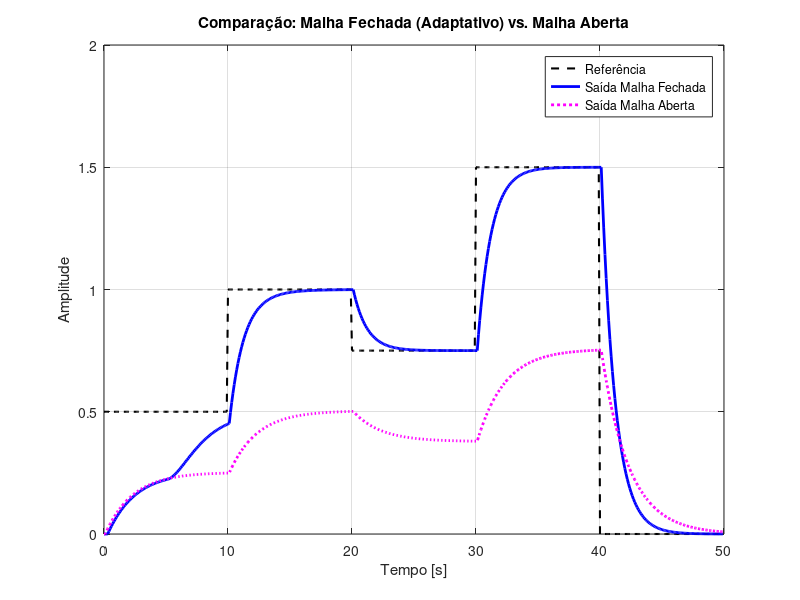

This figure's MATLAB source: (Note: this script raises an error after producing the figure.)
clear;
clc;
close all;

fs = 10;
T = 1/fs;

% Planta
R1=9.96*10^3;
R2=9.79*10^3;
C=448*10^-6;
K = R1/(R1+R2);
Tau = C*R1*R2/(R1+R2);
c =-exp(-T/Tau);
a1 = c;
b1 = K*(1+c);
tau_linha = Tau/2;
Kp = 1;
cp = -exp(-T/tau_linha);

% Sinal de entrada
tmax = 50;
tempo = 0:T:(tmax-T);
N = numel(tempo);

r = zeros(1,N);
r(tempo < 10) = 0.5;
r(tempo >= 10 & tempo < 20) = 1;
r(tempo >= 20 & tempo < 30) = 0.75;
r(tempo >= 30 & tempo < 40) = 1.5;
r(tempo >= 40 & tempo < 50) = 0;

% === MALHA FECHADA (COM CONTROLE ADAPTATIVO DAHLIN + MQR) ===
y = zeros(1,N);
u = zeros(1,N);
e = zeros(1,N);

rho = 500;
P = rho * eye(2);
v = zeros(2,1);
theta = zeros(2,N);
lambda = 0.95;

for k = 3:N-1
    % Saída do sistema
    y(k) = b1*u(k-2) - a1*y(k-1);

    % Estimador MQR
    v = [u(k-2); -y(k-1)];
    h = (P * v) / (lambda + v' * P * v);
    theta(:, k) = theta(:, k-1) + h * (y(k) - v.' * theta(:, k-1));
    P = (1/lambda) * (P - (P * v * v' * P) / (lambda + v' * P * v));

    % Sinal de erro
    e(k) = r(k) - y(k);

    % Controlador
    if (tempo(k) <= 5)
        u(k) = r(k);
    else
        b1e = theta(1,k);
        a1e = theta(2,k);

        % Controlador Dahlin adaptativo
        alfa1 = (Kp * (1 + cp)) / b1e;
        alfa2 = (a1e * Kp * (1 + cp)) / b1e;
        alfa3 = -cp;
        alfa4 = Kp * (1 + cp);
        u(k) = alfa3*u(k-1) + alfa4*u(k-2) + alfa1*e(k) + alfa2*e(k-1);
    end
end

% === MALHA ABERTA ===
y_oa = zeros(1,N);  % saída malha aberta
u_oa = r;           % entrada direta

for k = 3:N
    y_oa(k) = b1*u_oa(k-2) - a1*y_oa(k-1);
end

% === Gráfico 1: Comparação das respostas ===
figure;
plot(tempo, r, 'k--', 'LineWidth', 1.5); hold on;
plot(tempo, y, 'b-', 'LineWidth', 2);
plot(tempo, y_oa, 'm:', 'LineWidth', 2);
xlabel('Tempo [s]');
ylabel('Amplitude');
title('Comparação: Malha Fechada (Adaptativo) vs. Malha Aberta');
legend('Referência', 'Saída Malha Fechada', 'Saída Malha Aberta');
grid on;

% === Gráfico 2: Sinal de erro e controle (Malha Fechada) ===
figure;
yyaxis left;
plot(tempo, e, 'r', 'LineWidth', 1.5);
ylabel('Erro');

yyaxis right;
plot(tempo, u, 'g', 'LineWidth', 1.5);
ylabel('Sinal de Controle');

xlabel('Tempo [s]');
title('Sinal de Erro e Controle (Malha Fechada)');
legend('Erro', 'Controle');
grid on;

% === Gráfico 3: Estimativas dos parâmetros (MQR) ===
figure;
plot(tempo, theta(1,:), 'm-', 'LineWidth', 1.5); hold on;
plot(tempo, theta(2,:), 'c--', 'LineWidth', 1.5);
xlabel('Tempo [s]');
ylabel('Parâmetro estimado');
title('Evolução dos Parâmetros Estimados (MQR)');
legend('b_1 estimado', 'a_1 estimado');
grid on;
